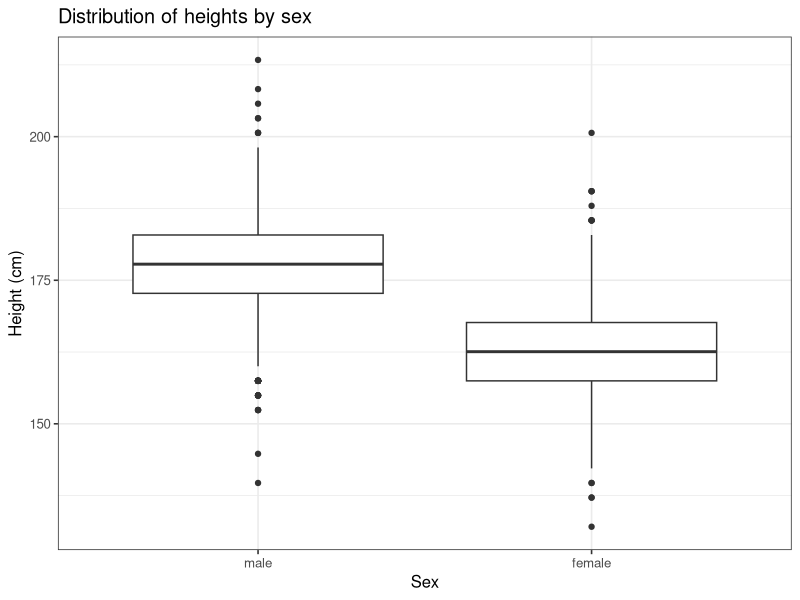
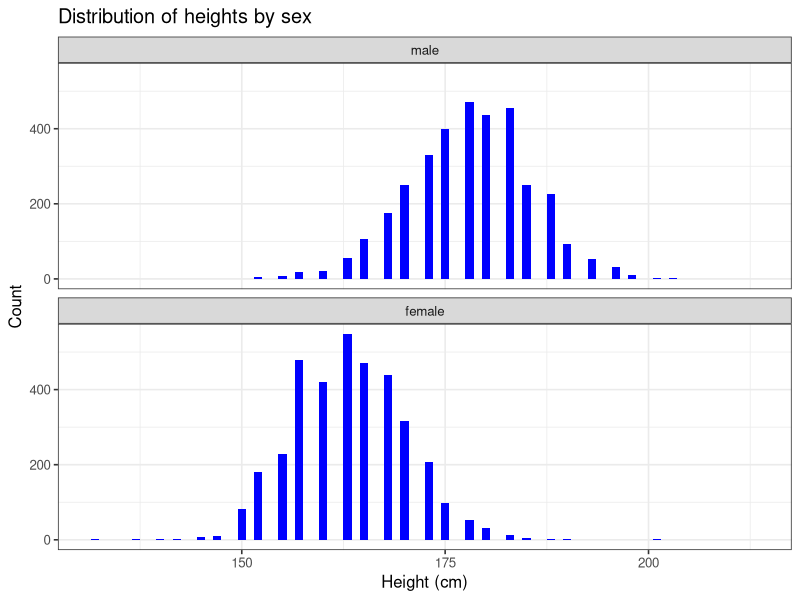
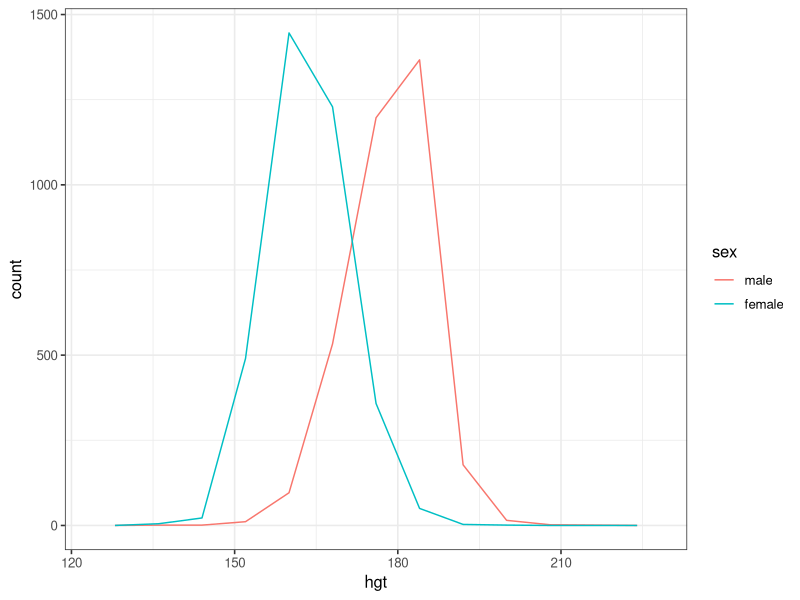
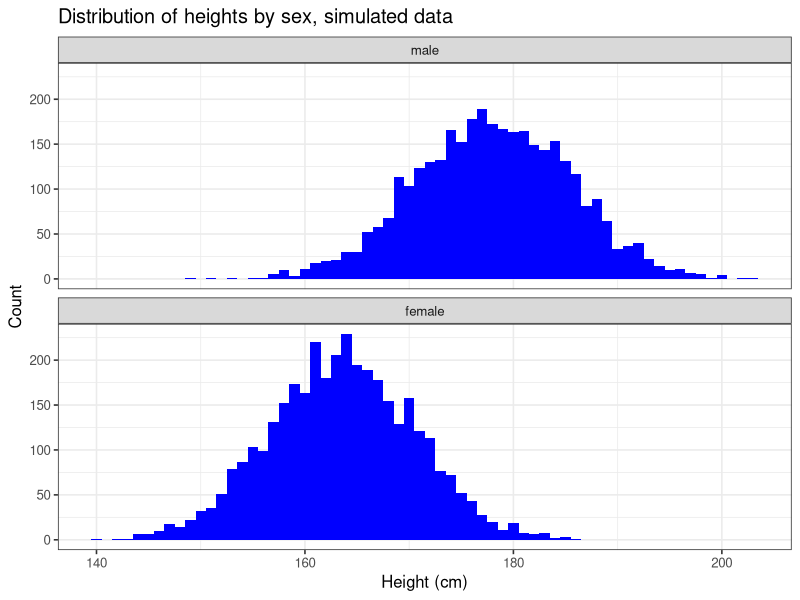
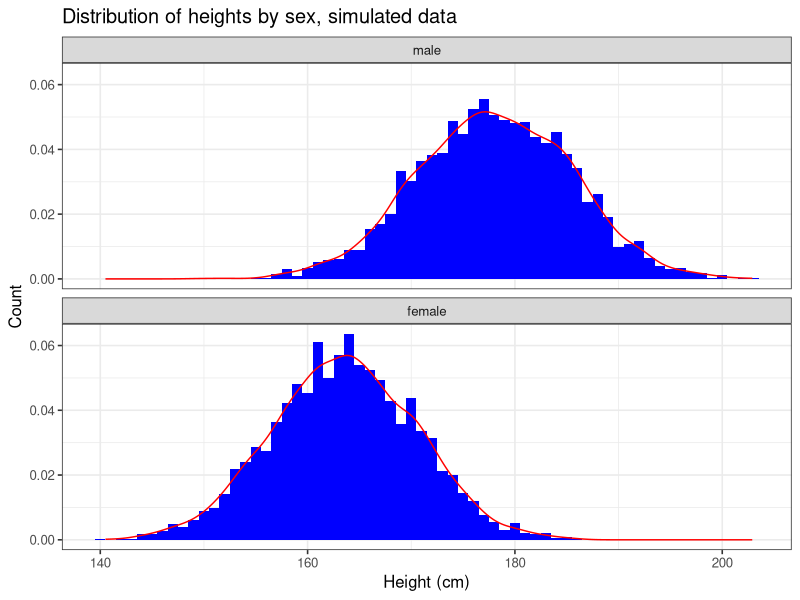
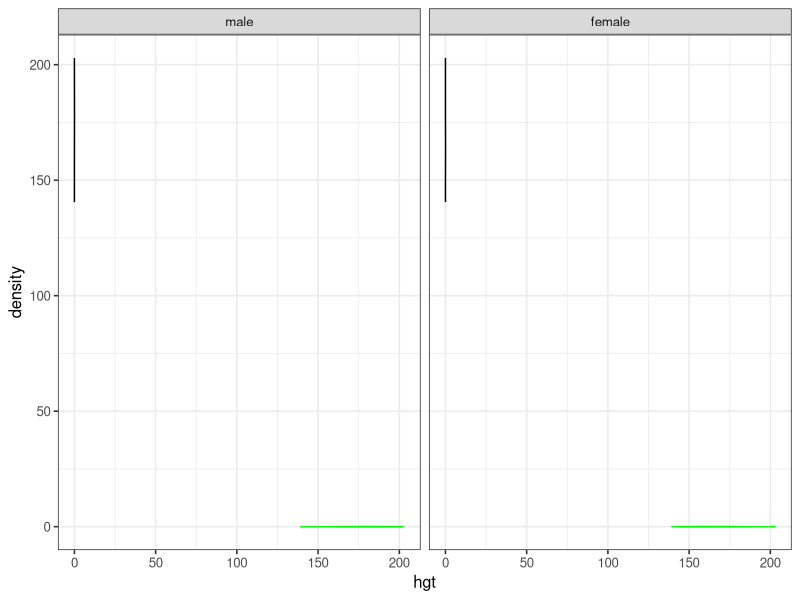
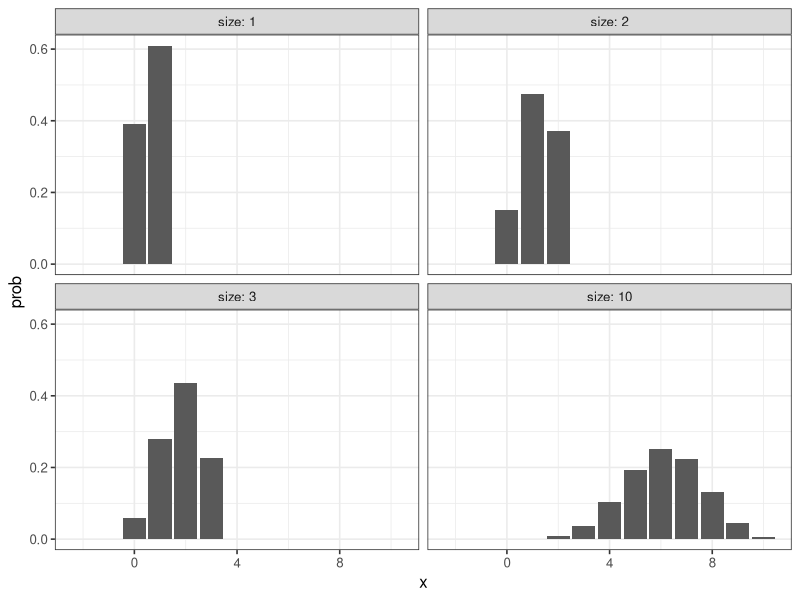
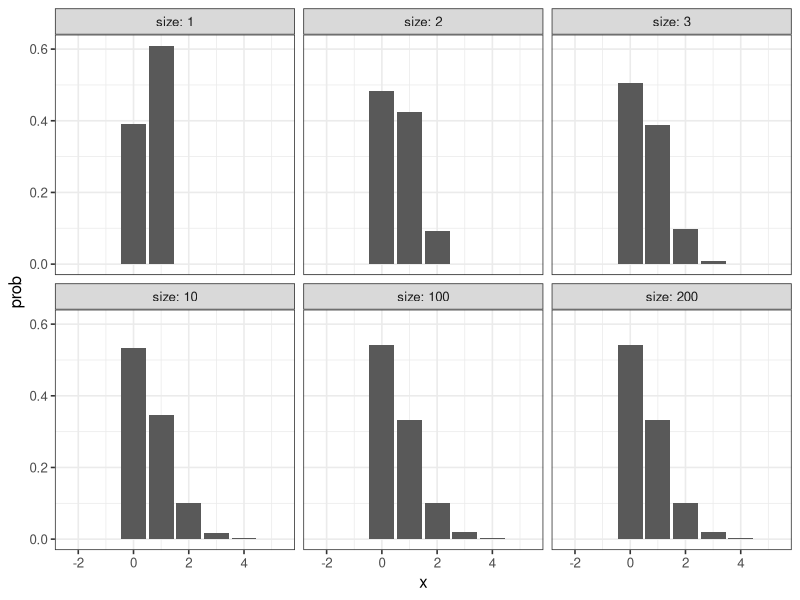

Generate these figures, in order, with R: (Note: this script raises an error after producing the figures.)
## ---- chunk 1
knitr::opts_chunk$set(echo = TRUE)

options(dplyr.summarise.inform = FALSE)
library(tidyverse)

# set theme used for plotting
theme_set(theme_bw(base_size = 12))

# Modelr package
library(modelr)

library(ggplot2)

## ---- chunk 2
# test
heights <- heights

heights
## ---- chunk 3
heights$hgt <- heights$height * 2.54

heights$wgt <- heights$weight * 0.45359237

heights
## ---- chunk 4
ggplot(heights, aes(x = sex, y = hgt)) + 
  geom_boxplot() +
  xlab("Sex") +
  ylab("Height (cm)") +
  ggtitle("Distribution of heights by sex")
## ---- chunk 5
ggplot(heights, aes(x = hgt)) +
  geom_histogram(binwidth = 1, fill = "blue") +
  facet_wrap(~ sex, ncol = 1) +
  xlab("Height (cm)") +
  ylab("Count") +
  ggtitle("Distribution of heights by sex")
## ---- chunk 6
#?heights
ggplot(heights, aes(x = hgt, color = sex, fill = sex)) +
  geom_freqpoly(binwidth = 8)
## ---- chunk 7
hgt_summary <- heights %>%
  group_by(sex) %>%
  summarize(
    hgt_mean = mean(hgt),
    hgt_sd = sd(hgt),
    counts = n()
)

hgt_summary
## ---- chunk 8
# Tøl frá https://en.wikipedia.org/wiki/Average_human_height_by_country
# Land brúk: Bretland
hgt_summary

#df['r3',]

male <- hgt_summary[hgt_summary$sex == 'male',] 
female <- hgt_summary[hgt_summary$sex == 'female',] 

hgt_males   <- tibble(
   hgt = rnorm(male$counts, 
           male$hgt_mean, 
           male$hgt_sd),
   sex = male$sex)
hgt_males

hgt_females   <- tibble(
   hgt = rnorm(female$counts, 
           female$hgt_mean, 
           female$hgt_sd),
  sex = female$sex)
hgt_females


hgt_sim <-
  rbind(
    hgt_males,
    hgt_females
  )

arrange(hgt_sim, desc(hgt_sim$hgt))
## ---- chunk 9

## ---- chunk 10
ggplot(hgt_sim, aes(x = hgt)) +
  geom_histogram(binwidth = 1, fill = "blue") +
  facet_wrap(~ sex, ncol = 1) +
  xlab("Height (cm)") +
  ylab("Count") +
  ggtitle("Distribution of heights by sex, simulated data")
## ---- chunk 11
ggplot(hgt_sim, aes(x = hgt, after_stat(density))) +
  geom_histogram(binwidth = 1, fill = "blue") +
  geom_density(colour = "red", aes(y = ..density..)) +
  facet_wrap(~ sex, ncol = 1) +
  xlab("Height (cm)") +
  ylab("Count") +
  ggtitle("Distribution of heights by sex, simulated data")
## ---- chunk 12
#hgt_sim
#hgt_sim <- mutate(
#  hgt_sim,
#  #tibble(ndata_m = dnorm(3604, 0, 1))
#)

mean_hgt_males <- mean(hgt_males$hgt, na.rm = TRUE)
mean_hgt_females <- mean(hgt_females$hgt, na.rm = TRUE)

ndata <- NULL


hgt_sim <- hgt_sim %>%
  mutate(hgt = hgt, sex = sex, dn = hgt / 173)#if (sex == "male") { hgt / mean_hgt_makes } else { hgt / mean_hgt_females })

#ndata_m <- tibble(hgt = dnorm(hgt_males$hgt, mean_hgt_males, 1), sex = "male")
#ndata_f <- tibble(hgt = dnorm(hgt_females$hgt, mean_hgt_females, 1), sex = "female")
#ndata <- NULL
#ndata <- rbind(ndata_m, ndata_f)
#testdata <- tibble(for (i in hgt_sim) {
#  i$hgt
#})

ggplot(hgt_sim) +
  geom_histogram(aes(x = hgt, after_stat(density)), binwidth = 2, colour = "green", fill = "black") +
  geom_density(data = ndata, aes(y = hgt)) +
  facet_wrap(~ sex)# +
  #theme(
  #  panel.background = element_rect(fill = "black"),
  #  plot.background = element_rect(fill = "darkgray")
  #)
  
## ---- chunk 13

## ---- chunk 14

## ---- chunk 15

## ---- chunk 16

## ---- chunk 17

## ---- chunk 18

## ---- chunk 19

## ---- chunk 20

## ---- chunk 21

## ---- chunk 22
x_values <- -2:10
prob <- 0.61
size <- c(1,2,3,10)

ndata <- NULL
for (i in size) {
  tb_data <- NULL
  tb_data <- tibble(
    x = x_values,
    size = i,
    prob = dbinom(x_values, size, prob)
  )
  ndata <- rbind(ndata, tb_data)
}

ggplot() +
  geom_bar(data=ndata, aes(x, prob), stat = "identity") +
  ylab("prob") +
  facet_wrap(~ size, labeller = label_both)
## ---- chunk 23
x_values <- -2:5
prob_value <- 0.61
size <- c(1,2,3,10,100,200)

ndata <- NULL
for (i in size) {
  tb_data <- NULL
  tb_data <- tibble(
    x = x_values,
    size = i,
    prob = prob_value/size,
    y = dbinom(x_values, size, prob)
  )
  ndata <- rbind(ndata, tb_data)
}

ggplot() +
  geom_bar(data=ndata, aes(x, y), stat = "identity") +
  ylab("prob") +
  facet_wrap(~ size, labeller = label_both)
## ---- chunk 24
x_values <- 0:15
lambda <- c(0.0061, 0.061, 0.61, 6.1)

pdata <- NULL
for (i in lambda) {
  tb_data <- NULL
  tb_data <- tibble(
    x = x_values,
    lambda = i,
    y = dpois(x,lambda),
    ppois = ppois(x,lambda),
    ppois_rtail = 1 - ppois(x,lambda)
    )
  
  pdata <- rbind(pdata, tb_data)
}

ggplot(data=pdata, ) +
  geom_bar(aes(x, y), stat = "identity") +
  # geom_bar(aes(x, y, fill = "dpois(x, lambda)"), stat = "identity") +
  geom_line(aes(x, ppois, colour = "a. ppois(x, lambda)")) +
  geom_line(aes(x, ppois_rtail, colour = "b. 1 - ppois(x, lambda)")) +
  scale_y_continuous(breaks = seq(0, 1, 0.2))+
  scale_x_continuous(breaks=seq(min(x_values), max(x_values), 5)) +
  ylab("pmf") +
  facet_wrap(~ lambda, labeller = label_both)

## ---- chunk 25
x_values <- 0:5

size <- 200
prob <- 0.61/size

lambda <- 0.61

data_bino <- tibble(
  x = x_values,
  y = dbinom(x_values, size, prob),
  # label = "dbinom(x_values, size, prob)"
  label = sprintf("dbinom(%s:%s, %s, %s)", min(x_values),max(x_values), size, prob)
)

data_pois <- tibble(
  x = x_values,
  y = dpois(x,lambda),
  label = sprintf("dpois(%s:%s, %s)", min(x_values),max(x_values), lambda)
)

# data_bino
# data_pois

data_bp <- rbind(data_bino, data_pois)
data_bp

## ---- chunk 26
ggplot(data = data_bp) +
  geom_bar(aes(x,y), stat = "identity") +
  geom_text(aes(x,y, label = round(y, 4)), vjust=-0.5, size = 3.25) +
  facet_wrap(~ label)
## ---- chunk 27
ggplot(data = data_bp) +
  geom_bar(aes(x,y*200), stat = "identity") +
  geom_text(aes(x,y*200, label = round(y*200, 0)), vjust=-0.5, size = 3.25) +
  facet_wrap(~ label)

## ---- chunk 28

n_values <- c(10, 50, 100)
p <- 2/n

pdata <- NULL
for (n in n_values) {
  tb_data <- NULL
  tb_data <- tibble(
    x = 1:20,
    prob = 2/n,
    n = n,
    y = dbinom(x, n, prob)
    
  )
  pdata <- rbind(pdata, tb_data)
}

pdata

ggplot(pdata) +
  geom_bar(aes(x, y), stat = "identity") +
  facet_wrap(~ n, labeller = label_both) +
  xlab("Amount of failed transmissions") +
  ylab("Chance of transmission failure")

## ---- chunk 29
data_bino <- tibble(
  x = 0:10,
  y = c(dbinom(0:10, 10, 0.2)),
  label = rep("1. dbinom(x, 10, 0.2)", 11)
) %>%
  bind_rows(tibble(
    x = 0:10,
    y = c(dbinom(0:10, 50, 0.04)),
    label = rep("2. dbinom(x, 50, 0.04)", 11)
  )) %>%
  bind_rows(tibble(
    x = 0:10,
    y = c(dbinom(0:10, 100, 0.02)),
    label = rep("3. dbinom(x, 100, 0.02)", 11)
  ))

data_pois <- tibble(
  x = 0:10,
  y = dpois(0:10, 2),
  label = rep("4. dpois(x, 2)", 11)
)

data_bp <- bind_rows(data_bino, data_pois)

data_bp
## ---- chunk 30
library(ggplot2)

ggplot(data_bp, aes(x = x, y = y, fill = label)) +
  geom_bar(stat = "identity") +
  facet_wrap(~label, nrow = 2) +
  labs(x = "x", y = "Probability", fill = NULL)
## ---- chunk 31

## ---- chunk 32

## ---- chunk 33

## ---- chunk 34

## ---- chunk 35

## ---- chunk 36
